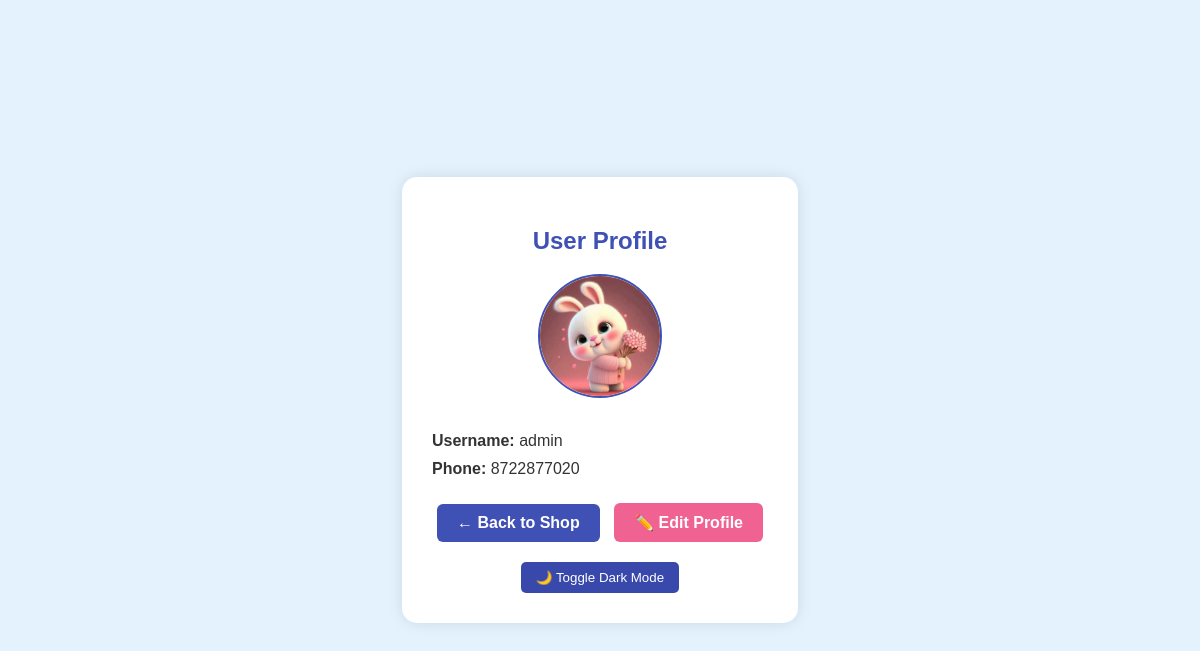
/admin-profile.php (signed in), run on the app's committed database.
### tables this page shows
CREATE TABLE `users` (
  `id` int(11) NOT NULL,
  `username` varchar(50) NOT NULL,
  `password` varchar(255) NOT NULL,
  `role` enum('admin','customer') DEFAULT 'customer',
  `phone` varchar(20) DEFAULT NULL,
  `profile_picture` varchar(255) DEFAULT NULL,
  `email` varchar(255) DEFAULT NULL,
  `oauth_provider` varchar(50) DEFAULT 'local'
);

### admin-profile.php (the view, shortened to what this page needs)
<?php
include 'db.php';
$stmt = $conn->prepare("SELECT username, phone, profile_picture FROM users WHERE username = ?");
$stmt->bind_param("s", $_SESSION['username']);
$stmt->execute();
$result = $stmt->get_result();
$user = $result->fetch_assoc();
?>
<!DOCTYPE html>
<html>
<head>
</head>
<body>
<div class="profile-container">
    <h2>User Profile</h2>
    <div class="profile-img">
        <img src="<?= file_exists("uploads/" . $user['profile_picture']) ? 'uploads/' . htmlspecialchars($user['profile_picture']) : 'default-avatar.png' ?>" alt="Profile Picture">
    </div>
    <div class="profile-info">
        <p><strong>Username:</strong> <?= htmlspecialchars($user['username']) ?></p>
        <p><strong>Phone:</strong> <?= htmlspecialchars($user['phone'] ?? 'Not Provided') ?></p>
    </div>
    <a href="admin-dashboard.php" class="btn btn-shop">← Back to Shop</a>
    <a href="admin-edit-profile.php" class="btn btn-edit">✏️ Edit Profile</a>
    <div class="dark-toggle">
        <button onclick="toggleDarkMode()">🌙 Toggle Dark Mode</button>
    </div>
</div>
</body>
</html>

### admin-profile.php (style rules this page uses)
body { font-family: Arial, sans-serif; background: #e3f2fd; margin: 0; padding: 0; color: #333; display: flex; justify-content: center; align-items: center; height: 100vh; }
.profile-container { max-width: 500px; padding: 30px; border-radius: 15px; box-shadow: 0 0 15px rgba(0,0,0,0.1); background: #fff; text-align: center; }
h2 { color: #3f51b5; }
.profile-img img { width: 120px; height: 120px; object-fit: cover; border-radius: 50%; border: 2px solid #3f51b5; margin-bottom: 20px; }
.profile-info { margin-bottom: 20px; text-align: left; }
.profile-info p { margin: 10px 0; }
.btn { display: inline-block; padding: 10px 20px; border-radius: 6px; text-decoration: none; font-weight: bold; margin: 5px; }
.btn-shop { background: #3f51b5; color: white; }
.btn-edit { background: #f06292; color: white; }
.dark-toggle button { margin-top: 15px; background-color: #3949ab; color: white; padding: 8px 15px; border: none; border-radius: 5px; cursor: pointer; }

### data on the page
users: profile_picture (picture), username "admin", phone "8722877020"
